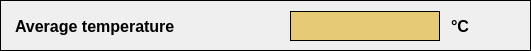
     <widget class="QWidget" name="widget_15" native="true">
      <property name="geometry">
       <rect>
        <x>53</x>
        <y>370</y>
        <width>531</width>
        <height>51</height>
       </rect>
      </property>
      <property name="styleSheet">
       <string notr="true">border: 1px solid black;</string>
      </property>
      <widget class="QWidget" name="widget_27" native="true">
       <property name="geometry">
        <rect>
         <x>10</x>
         <y>10</y>
         <width>511</width>
         <height>31</height>
        </rect>
       </property>
       <property name="styleSheet">
        <string notr="true">border-color: transparent;</string>
       </property>
       <widget class="QWidget" name="layoutWidget_5">
        <property name="geometry">
         <rect>
          <x>0</x>
          <y>0</y>
          <width>511</width>
          <height>32</height>
         </rect>
        </property>
        <layout class="QHBoxLayout" name="horizontalLayout_12">
         <item>
          <widget class="QLabel" name="label_4_table0_6">
           <property name="minimumSize">
            <size>
             <width>148</width>
             <height>0</height>
            </size>
           </property>
           <property name="font">
            <font>
             <pointsize>12</pointsize>
             <weight>75</weight>
             <bold>true</bold>
            </font>
           </property>
           <property name="styleSheet">
            <string notr="true">border-color: transparent;</string>
           </property>
           <property name="text">
            <string>Average temperature</string>
           </property>
           <property name="alignment">
            <set>Qt::AlignLeading|Qt::AlignLeft|Qt::AlignVCenter</set>
           </property>
          </widget>
         </item>
         <item>
          <spacer name="horizontalSpacer_45">
           <property name="orientation">
            <enum>Qt::Horizontal</enum>
           </property>
           <property name="sizeType">
            <enum>QSizePolicy::Fixed</enum>
           </property>
           <property name="sizeHint" stdset="0">
            <size>
             <width>40</width>
             <height>20</height>
            </size>
           </property>
          </spacer>
         </item>
         <item>
          <widget class="QLabel" name="label_hot_Average_temperature">
           <property name="minimumSize">
            <size>
             <width>0</width>
             <height>0</height>
            </size>
           </property>
           <property name="maximumSize">
            <size>
             <width>150</width>
             <height>30</height>
            </size>
           </property>
           <property name="font">
            <font>
             <pointsize>12</pointsize>
             <weight>75</weight>
             <bold>true</bold>
            </font>
           </property>
           <property name="styleSheet">
            <string notr="true">background-color: rgb(230, 202, 118);
border:1px solid black;</string>
           </property>
           <property name="text">
            <string/>
           </property>
          </widget>
         </item>
         <item>
          <widget class="QLabel" name="label_33">
           <property name="maximumSize">
            <size>
             <width>75</width>
             <height>16777215</height>
            </size>
           </property>
           <property name="font">
            <font>
             <pointsize>12</pointsize>
             <weight>75</weight>
             <bold>true</bold>
            </font>
           </property>
           <property name="styleSheet">
            <string notr="true">border-color: transparent;</string>
           </property>
           <property name="text">
            <string>°C</string>
           </property>
          </widget>
         </item>
        </layout>
       </widget>
      </widget>
     </widget>
